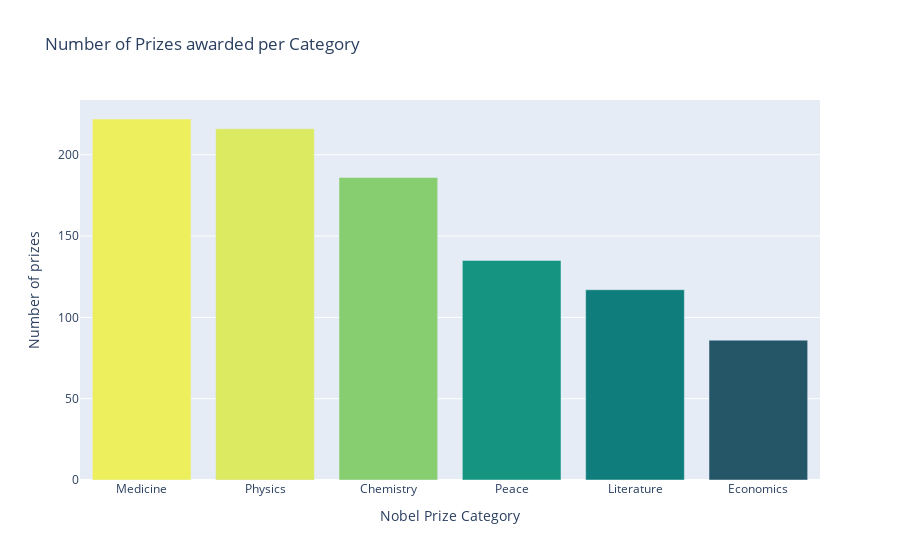

The notebook cell saved with this chart:
### Code cell
prizes_per_catgory=df_data.category.value_counts()
v_bar=px.bar(x=prizes_per_catgory.index,y=prizes_per_catgory.values,color=prizes_per_catgory.values,
             color_continuous_scale="Aggrnyl",
             title="Number of Prizes awarded per Category")
v_bar.update_layout(xaxis_title="Nobel Prize Category",
                    coloraxis_showscale=False,
                    yaxis_title="Number of prizes")
v_bar.show()

### Figure 1 — Plotly figure (JSON) as saved in the notebook; plotly's stock layout.template omitted (floating-point values rounded to 4 significant figures)
{"data": [{"alignmentgroup": "True", "hovertemplate": "x=%{x}<br>y=%{y}<br>color=%{marker.color}<extra></extra>", "legendgroup": "", "marker": {"color": [222, 216, 186, 135, 117, 86], "coloraxis": "coloraxis", "pattern": {"shape": ""}}, "name": "", "offsetgroup": "", "orientation": "v", "showlegend": false, "textposition": "auto", "type": "bar", "x": ["Medicine", "Physics", "Chemistry", "Peace", "Literature", "Economics"], "xaxis": "x", "y": [222, 216, 186, 135, 117, 86], "yaxis": "y"}], "layout": {"barmode": "relative", "coloraxis": {"colorbar": {"title": {"text": "color"}}, "colorscale": [[0, "rgb(36, 86, 104)"], [0.1667, "rgb(15, 114, 121)"], [0.3333, "rgb(13, 143, 129)"], [0.5, "rgb(57, 171, 126)"], [0.6667, "rgb(110, 197, 116)"], [0.8333, "rgb(169, 220, 103)"], [1, "rgb(237, 239, 93)"]], "showscale": false}, "legend": {"tracegroupgap": 0}, "title": {"text": "Number of Prizes awarded per Category"}, "xaxis": {"anchor": "y", "domain": [0, 1], "title": {"text": "Nobel Prize Category"}}, "yaxis": {"anchor": "x", "domain": [0, 1], "title": {"text": "Number of prizes"}}}}
